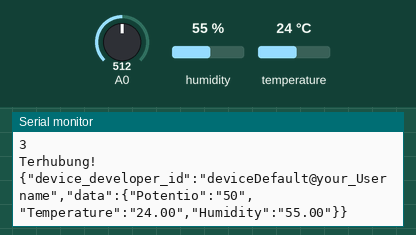
A sketch run on a simulated Arduino MKR. On the bench: the last lines printed to the serial monitor. Inputs (shaded band) come from the test bench; at power-on: humidity 55 %, A0 = 512, temperature 24 °C. WiFi joins after 1.5 s; servers stay silent unless stated.

Above: at 2.7 s.
2.8 s: humidity set to 22 %
At 7.5 s:
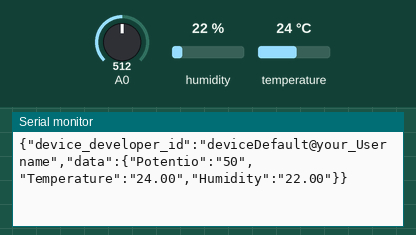
8.6 s: A0 set to 716
At 12.3 s:
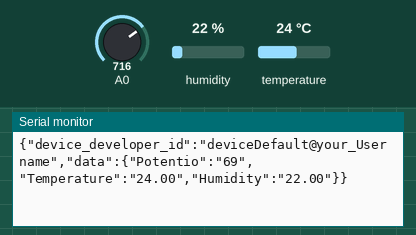
14.4 s: temperature set to 12 °C
At 18.4 s:
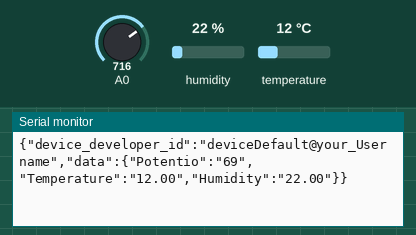
20.2 s: A0 set to 900
At 23.2 s:
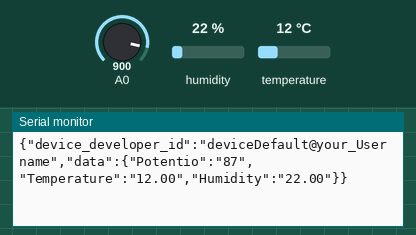
26.0 s: humidity set to 40 %
At 28.1 s:
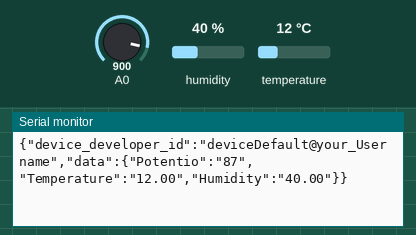
Timing chart, 0 to 29.6 s (numbered marks = the images above; inputs shaded):
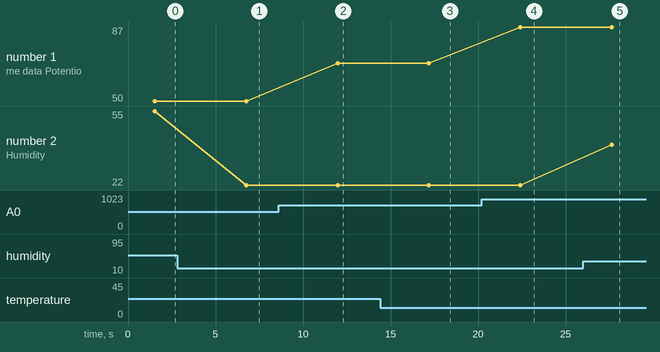

Measured:
- after the input at 2.8 s, the serial monitor: prints a new line after 3.9 s (image 1)
- after the input at 8.6 s, the serial monitor: prints a new line after 3.4 s (image 2)
- after the input at 14.4 s, the serial monitor: prints a new line after 2.8 s (image 3)
- after the input at 20.2 s, the serial monitor: prints a new line after 2.2 s (image 4)
- after the input at 26.0 s, the serial monitor: prints a new line after 1.6 s (image 5)
- plotted number 1: 50 → 69 after the input at 8.6 s, 69 → 87 after the input at 20.2 s
- plotted number 2: 55 → 22 after the input at 2.8 s, 22 → 40 after the input at 26.0 s

The sketch:

MKR1000_Favoriot.ino
```cpp
#define _DISABLE_TLS_
#include <SPI.h>
#include <WiFi101.h>
#include "DHT.h"

#define DHTPIN 6
#define DHTTYPE DHT11
DHT dht(DHTPIN,DHTTYPE);

char ssid[] = "your_network_SSID";      // change it!
char pass[] = "your_network_password";  // change it!
const String yourDevice = "deviceDefault@your_Username"; // change it!
int status = WL_IDLE_STATUS;
char server[] = "api.favoriot.com";
WiFiClient client;

void setup() {
  Serial.begin(115200);
  WiFi.disconnect();
  Serial.println("Mulai menghubungkan");
  WiFi.begin(ssid,pass);
  while((!(WiFi.status() == WL_CONNECTED))){
    delay(300);
    Serial.print("...");
  }
  Serial.println(WiFi.status());
  Serial.println("Terhubung!");
  Serial.println("");
}

void loop() {
  String pot = String(map(analogRead(A0), 0, 1023, 0, 100));
  String temp = String(dht.readTemperature());
  String humid = String(dht.readHumidity());
  String json = "{\"device_developer_id\":\""+yourDevice+"\",\"data\":{\"Potentio\":\""+pot+"\",\"Temperature\":\""+temp+"\",\"Humidity\":\""+humid+"\"}}";
  Serial.println(json);
  if (client.connect(server, 80)) {

    client.println("POST /v1/streams HTTP/1.1");
    client.println("Host: api.favoriot.com");
    client.println(F("apikey: your_API_key"));  // change it!
    client.println("Content-Type: application/json");
    client.println("cache-control: no-cache");
    client.print("Content-Length: ");
    int thisLength = json.length();
    client.println(thisLength);
    client.println("Connection: close");

    client.println();
    client.println(json);
  }
  delay(5000);
}
```
